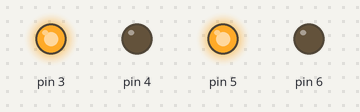
This sketch was run on a simulated Arduino Uno, built with avr-gcc and run on an emulated ATmega328P. On the bench: output pins drawn as LEDs (lit = HIGH).

Above: at 10.0 s.
At 20.05 s:
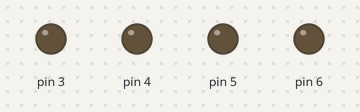
At 30.1 s:
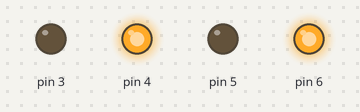
Timing chart, 0 to 52.3 s (numbered marks = the images above):
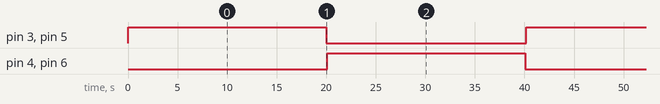

The sketch:

symafore-test.ino
```cpp
void setup() {
  pinMode(3, OUTPUT);
  pinMode(4, OUTPUT);
  pinMode(5, OUTPUT);
  pinMode(6, OUTPUT);
}

void loop() {
  digitalWrite(3, HIGH);
  digitalWrite(5, HIGH);
  delay(20000);
  digitalWrite(3, LOW);
  digitalWrite(5, LOW);
  delay(100);
  digitalWrite(4, HIGH);
  digitalWrite(6, HIGH);
  delay(20000);
  digitalWrite(4, LOW);
  digitalWrite(6, LOW);
  delay(100);
}
```

Measured:
- by itself, pin 3–6: alternates HIGH for 20.0 s and LOW for 20.2 s
- by itself, everything shown: repeats every 40.2 s, in 4 steps
